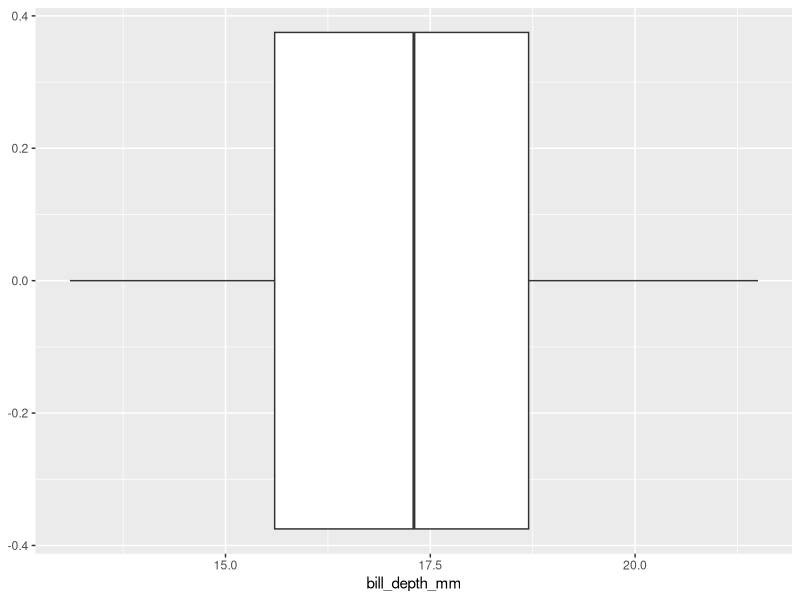

The R source for this figure:
library(tidyverse)
install.packages("palmerpenguins")
library(palmerpenguins)

penguins %>%
  ggplot(aes(x = bill_depth_mm)) +
  geom_boxplot()
